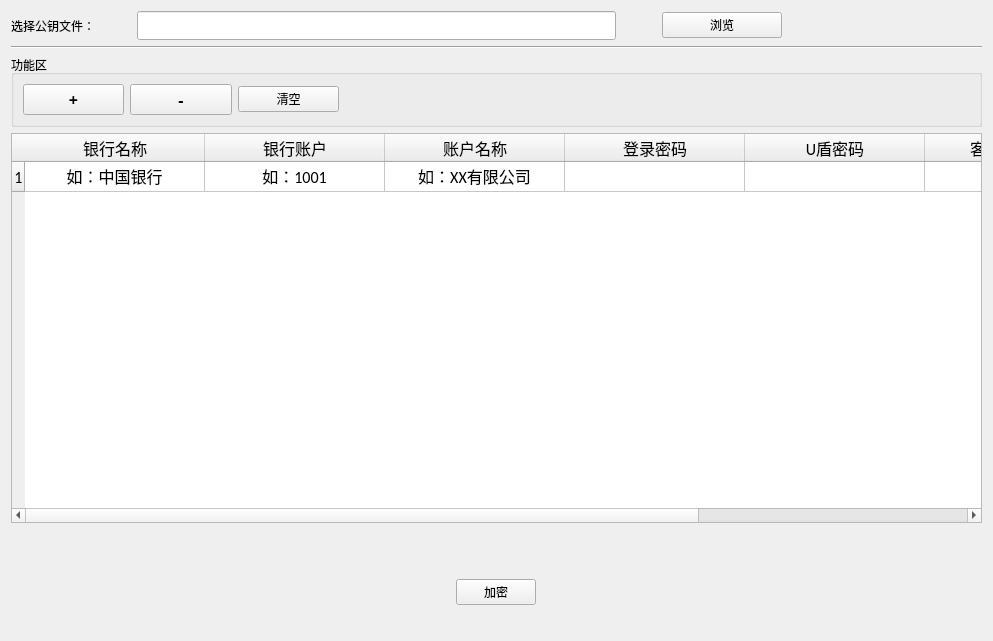
          <widget class="QWidget" name="scrollAreaWidgetContents">
           <property name="geometry">
            <rect>
             <x>0</x>
             <y>0</y>
             <width>993</width>
             <height>641</height>
            </rect>
           </property>
           <layout class="QVBoxLayout" name="verticalLayout_15">
            <item>
             <layout class="QHBoxLayout" name="horizontalLayout" stretch="1,4,0,1">
              <property name="rightMargin">
               <number>200</number>
              </property>
              <item>
               <widget class="QLabel" name="label">
                <property name="text">
                 <string>选择公钥文件：</string>
                </property>
               </widget>
              </item>
              <item>
               <widget class="QLineEdit" name="cryptoTabFileEdit">
                <property name="font">
                 <font>
                  <family>Calibri</family>
                  <pointsize>12</pointsize>
                 </font>
                </property>
               </widget>
              </item>
              <item>
               <spacer name="horizontalSpacer_2">
                <property name="orientation">
                 <enum>Qt::Horizontal</enum>
                </property>
                <property name="sizeHint" stdset="0">
                 <size>
                  <width>40</width>
                  <height>20</height>
                 </size>
                </property>
               </spacer>
              </item>
              <item>
               <widget class="QPushButton" name="cryptoTabBrowseButton">
                <property name="text">
                 <string>浏览</string>
                </property>
               </widget>
              </item>
             </layout>
            </item>
            <item>
             <widget class="Line" name="line">
              <property name="orientation">
               <enum>Qt::Horizontal</enum>
              </property>
             </widget>
            </item>
            <item>
             <widget class="QGroupBox" name="groupBox">
              <property name="title">
               <string>功能区</string>
              </property>
              <layout class="QVBoxLayout" name="verticalLayout">
               <item>
                <layout class="QHBoxLayout" name="horizontalLayout_3" stretch="1,2">
                 <item>
                  <layout class="QHBoxLayout" name="horizontalLayout_2">
                   <item>
                    <widget class="QPushButton" name="cryptoTabAddRow">
                     <property name="font">
                      <font>
                       <family>Sitka Subheading</family>
                       <pointsize>12</pointsize>
                       <weight>75</weight>
                       <bold>true</bold>
                      </font>
                     </property>
                     <property name="text">
                      <string>+</string>
                     </property>
                    </widget>
                   </item>
                   <item>
                    <widget class="QPushButton" name="cryptoTabRemoveRow">
                     <property name="font">
                      <font>
                       <family>Sitka Subheading</family>
                       <pointsize>12</pointsize>
                       <weight>75</weight>
                       <bold>true</bold>
                      </font>
                     </property>
                     <property name="text">
                      <string>-</string>
                     </property>
                    </widget>
                   </item>
                   <item>
                    <widget class="QPushButton" name="cryptoTabClearRow">
                     <property name="text">
                      <string>清空</string>
                     </property>
                    </widget>
                   </item>
                  </layout>
                 </item>
                 <item>
                  <spacer name="horizontalSpacer">
                   <property name="orientation">
                    <enum>Qt::Horizontal</enum>
                   </property>
                   <property name="sizeHint" stdset="0">
                    <size>
                     <width>178</width>
                     <height>20</height>
                    </size>
                   </property>
                  </spacer>
                 </item>
                </layout>
               </item>
              </layout>
             </widget>
            </item>
            <item>
             <widget class="QTableWidget" name="cryptoTabAccountTable">
              <property name="font">
               <font>
                <family>Calibri</family>
                <pointsize>12</pointsize>
               </font>
              </property>
              <property name="textElideMode">
               <enum>Qt::ElideMiddle</enum>
              </property>
              <property name="verticalScrollMode">
               <enum>QAbstractItemView::ScrollPerItem</enum>
              </property>
              <attribute name="horizontalHeaderDefaultSectionSize">
               <number>180</number>
              </attribute>
              <attribute name="horizontalHeaderStretchLastSection">
               <bool>true</bool>
              </attribute>
              <row>
               <property name="text">
                <string>1</string>
               </property>
               <property name="textAlignment">
                <set>AlignCenter</set>
               </property>
              </row>
              <column>
               <property name="text">
                <string>银行名称</string>
               </property>
               <property name="textAlignment">
                <set>AlignCenter</set>
               </property>
              </column>
              <column>
               <property name="text">
                <string>银行账户</string>
               </property>
               <property name="textAlignment">
                <set>AlignCenter</set>
               </property>
              </column>
              <column>
               <property name="text">
                <string>账户名称</string>
               </property>
               <property name="textAlignment">
                <set>AlignCenter</set>
               </property>
              </column>
              <column>
               <property name="text">
                <string>登录密码</string>
               </property>
               <property name="textAlignment">
                <set>AlignCenter</set>
               </property>
              </column>
              <column>
               <property name="text">
                <string>U盾密码</string>
               </property>
               <property name="textAlignment">
                <set>AlignCenter</set>
               </property>
              </column>
              <column>
               <property name="text">
                <string>客户号(可选)</string>
               </property>
               <property name="textAlignment">
                <set>AlignCenter</set>
               </property>
              </column>
              <column>
               <property name="text">
                <string>操作员号(可选)</string>
               </property>
               <property name="textAlignment">
                <set>AlignCenter</set>
               </property>
              </column>
              <item row="0" column="0">
               <property name="text">
                <string>如：中国银行</string>
               </property>
               <property name="textAlignment">
                <set>AlignCenter</set>
               </property>
              </item>
              <item row="0" column="1">
               <property name="text">
                <string>如：1001</string>
               </property>
               <property name="textAlignment">
                <set>AlignCenter</set>
               </property>
              </item>
              <item row="0" column="2">
               <property name="text">
                <string>如：XX有限公司</string>
               </property>
               <property name="textAlignment">
                <set>AlignCenter</set>
               </property>
              </item>
              <item row="0" column="3">
               <property name="text">
                <string/>
               </property>
               <property name="whatsThis">
                <string/>
               </property>
               <property name="font">
                <font>
                 <weight>50</weight>
                 <italic>false</italic>
                 <bold>false</bold>
                 <strikeout>false</strikeout>
                 <stylestrategy>PreferDefault</stylestrategy>
                 <kerning>true</kerning>
                </font>
               </property>
               <property name="textAlignment">
                <set>AlignCenter</set>
               </property>
               <property name="background">
                <brush brushstyle="NoBrush">
                 <color alpha="255">
                  <red>0</red>
                  <green>0</green>
                  <blue>0</blue>
                 </color>
                </brush>
               </property>
               <property name="foreground">
                <brush brushstyle="NoBrush">
                 <color alpha="255">
                  <red>0</red>
                  <green>0</green>
                  <blue>0</blue>
                 </color>
                </brush>
               </property>
              </item>
              <item row="0" column="4">
               <property name="text">
                <string/>
               </property>
               <property name="textAlignment">
                <set>AlignCenter</set>
               </property>
              </item>
              <item row="0" column="5">
               <property name="text">
                <string/>
               </property>
               <property name="textAlignment">
                <set>AlignCenter</set>
               </property>
              </item>
              <item row="0" column="6">
               <property name="text">
                <string/>
               </property>
               <property name="textAlignment">
                <set>AlignCenter</set>
               </property>
              </item>
             </widget>
            </item>
            <item>
             <layout class="QVBoxLayout" name="verticalLayout_2">
              <property name="spacing">
               <number>0</number>
              </property>
              <property name="topMargin">
               <number>0</number>
              </property>
              <item>
               <spacer name="verticalSpacer">
                <property name="orientation">
                 <enum>Qt::Vertical</enum>
                </property>
                <property name="sizeType">
                 <enum>QSizePolicy::Fixed</enum>
                </property>
                <property name="sizeHint" stdset="0">
                 <size>
                  <width>20</width>
                  <height>50</height>
                 </size>
                </property>
               </spacer>
              </item>
              <item>
               <layout class="QHBoxLayout" name="horizontalLayout_17">
                <item>
                 <widget class="QPushButton" name="cryptoTabEncryptButton">
                  <property name="sizePolicy">
                   <sizepolicy hsizetype="Fixed" vsizetype="Fixed">
                    <horstretch>0</horstretch>
                    <verstretch>0</verstretch>
                   </sizepolicy>
                  </property>
                  <property name="text">
                   <string>加密</string>
                  </property>
                 </widget>
                </item>
               </layout>
              </item>
              <item>
               <spacer name="verticalSpacer_2">
                <property name="orientation">
                 <enum>Qt::Vertical</enum>
                </property>
                <property name="sizeType">
                 <enum>QSizePolicy::Fixed</enum>
                </property>
                <property name="sizeHint" stdset="0">
                 <size>
                  <width>20</width>
                  <height>25</height>
                 </size>
                </property>
               </spacer>
              </item>
             </layout>
            </item>
           </layout>
          </widget>
